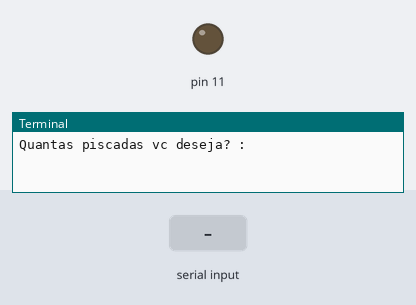
The program below on a simulated Raspberry Pi (header pin numbers). On the bench: output pins drawn as LEDs (lit = HIGH), the last lines printed to the terminal. Dashed ring = blinking. Inputs (shaded band) come from the test bench.

Above: at 1.2 s.
1.3 s: "5" typed at the terminal, then Enter
At 1.9 s:
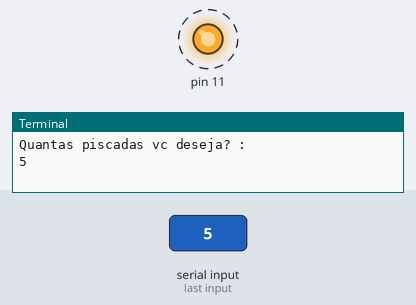
Timing chart, 0 to 11.8 s (numbered marks = the images above; inputs shaded):
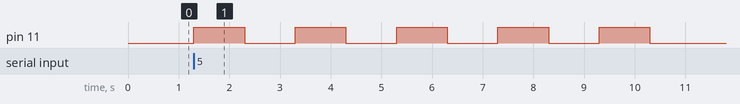

Measured:
- after the input at 1.3 s, pin 11: alternates HIGH for 1.0 s and LOW for 1.0 s, starting at once

The program:

piscadas.py
```python
import RPi.GPIO as GPIO
import time
continuar = 'S'
GPIO.setmode(GPIO.BOARD)
GPIO.setup(11,GPIO.OUT)
while continuar == 'S':
	piscadas = int(input('Quantas piscadas vc deseja? :'))
	for i in range(0,piscadas):
		GPIO.output(11,1)
		time.sleep(1)
		GPIO.output(11,0)
		time.sleep(1)
	continuar = input('Quer continuar testando? (S para SIM):')
GPIO.cleanup()

               
```
